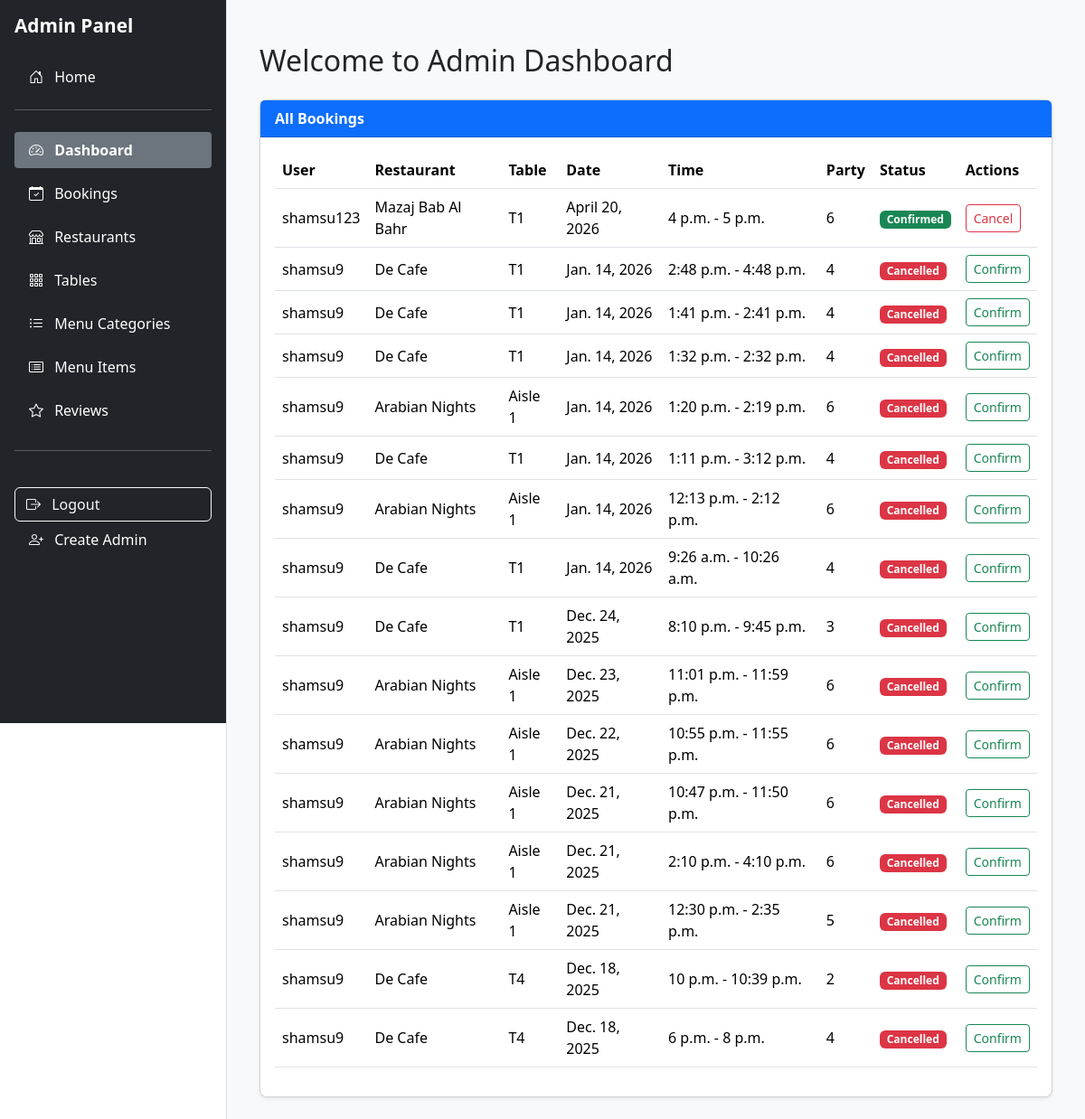
Page /adminpanel/ (signed in) on the committed database.
### bookings/models.py (models this page shows, shortened)
class Booking(models.Model):
    user = models.ForeignKey(settings.AUTH_USER_MODEL, on_delete=models.CASCADE, related_name='bookings')
    restaurant = models.ForeignKey(Restaurant, on_delete=models.CASCADE, related_name='bookings')
    table = models.ForeignKey(Table, on_delete=models.CASCADE, related_name='bookings')
    date = models.DateField()
    start_time = models.TimeField()
    end_time = models.TimeField()
    party_size = models.PositiveIntegerField()
    created_at = models.DateTimeField(auto_now_add=True)
    STATUS_CHOICES = [
        ('confirmed', 'Confirmed'),
        ('cancelled', 'Cancelled'),
    ]
    status = models.CharField(max_length=20, choices=STATUS_CHOICES, default='confirmed')
    class Meta:
        ordering = ['date', 'start_time']
        constraints = [
            models.UniqueConstraint(fields=['table', 'date', 'start_time', 'end_time'], name='unique_booking_slot')
        ]

### restaurants/models.py (models this page shows, shortened)
class Restaurant(models.Model):
    name = models.CharField(max_length=120)
    address = models.CharField(max_length=255)
    city = models.CharField(max_length=80)
    description = models.TextField(blank=True)
    image = models.ImageField(upload_to='restaurants/', blank=True, null=True)
    opening_time = models.TimeField()
    closing_time = models.TimeField()

class Table(models.Model):
    restaurant = models.ForeignKey(Restaurant, on_delete=models.CASCADE, related_name='tables')
    name = models.CharField(max_length=50)  # e.g., T1, Window-2
    capacity = models.PositiveIntegerField()

### adminpanel/views.py (the view)
# urls.py: path('', views.admin_dashboard, name='admin_dashboard'),
@staff_required
def admin_dashboard(request):
    bookings = Booking.objects.all().order_by('-date', '-start_time')
    return render(request, 'adminpanel/admin_dashboard.html', {'bookings': bookings})

### adminpanel/views.py (called while the page is built)
def staff_required(view_func):
    return user_passes_test(lambda u: u.is_staff)(view_func)

### adminpanel/templates/adminpanel/admin_dashboard.html (shortened to what this page needs)
{% extends "adminpanel/admin_base.html" %}
{% block content %}
<div class="container mt-4">
  <h2 class="mb-4">Welcome to Admin Dashboard</h2>
  <div class="card shadow-sm">
    <div class="card-header bg-primary text-white">All Bookings</div>
    <div class="card-body">
      <table class="table table-hover align-middle">
        <thead>
          <tr>
            <th>User</th>
            <th>Restaurant</th>
            <th>Table</th>
            <th>Date</th>
            <th>Time</th>
            <th>Party</th>
            <th>Status</th>
            <th>Actions</th>
          </tr>
        </thead>
        <tbody>
          {% for booking in bookings %}
          <tr>
            <td>{{ booking.user.username }}</td>
            <td>{{ booking.restaurant.name }}</td>
            <td>{{ booking.table.name }}</td>
            <td>{{ booking.date }}</td>
            <td>{{ booking.start_time }} - {{ booking.end_time }}</td>
            <td>{{ booking.party_size }}</td>
            <td>
              {% if booking.status == 'confirmed' %}
                <span class="badge bg-success">Confirmed</span>
              {% else %}
                <span class="badge bg-danger">Cancelled</span>
              {% endif %}
            </td>
            <td>
              {% if booking.status == 'confirmed' %}
                <a href="{% url 'adminpanel:admin_cancel_booking' booking.id %}" class="btn btn-sm btn-outline-danger">Cancel</a>
                {% else %}
                <a href="{% url 'adminpanel:admin_confirm_booking' booking.id %}" class="btn btn-sm btn-outline-success">Confirm</a>
              {% endif %}
            </td>
          </tr>
          {% endfor %}
        </tbody>
      </table>
    </div>
  </div>
</div>
{% endblock %}

### static/css/admin.css (style rules this page uses)
.card { border-radius: 8px; }
.card-header { font-weight: 600; }
.table th { font-weight: 600; }

### rows in the picture
Booking: user.username "shamsu123", restaurant.name "Mazaj Bab Al Bahr", table.name "T1", date "April 20, 2026", start_time "4 p.m.", end_time "5 p.m.", party_size "6", status "Confirmed"
Booking: user.username "shamsu9", restaurant.name "De Cafe", table.name "T1", date "Jan. 14, 2026", start_time "2:48 p.m.", end_time "4:48 p.m.", party_size "4", status "Cancelled"
Booking: user.username "shamsu9", restaurant.name "De Cafe", table.name "T1", date "Jan. 14, 2026", start_time "1:41 p.m.", end_time "2:41 p.m.", party_size "4", status "Cancelled"
Booking: user.username "shamsu9", restaurant.name "De Cafe", table.name "T1", date "Jan. 14, 2026", start_time "1:32 p.m.", end_time "2:32 p.m.", party_size "4", status "Cancelled"
Booking: user.username "shamsu9", restaurant.name "Arabian Nights", table.name "Aisle 1", date "Jan. 14, 2026", start_time "1:20 p.m.", end_time "2:19 p.m.", party_size "6", status "Cancelled"
Booking: user.username "shamsu9", restaurant.name "De Cafe", table.name "T1", date "Jan. 14, 2026", start_time "1:11 p.m.", end_time "3:12 p.m.", party_size "4", status "Cancelled"
Booking: user.username "shamsu9", restaurant.name "Arabian Nights", table.name "Aisle 1", date "Jan. 14, 2026", start_time "12:13 p.m.", end_time "2:12 p.m.", party_size "6", status "Cancelled"
Booking: user.username "shamsu9", restaurant.name "De Cafe", table.name "T1", date "Jan. 14, 2026", start_time "9:26 a.m.", end_time "10:26 a.m.", party_size "4", status "Cancelled"
Booking: user.username "shamsu9", restaurant.name "De Cafe", table.name "T1", date "Dec. 24, 2025", start_time "8:10 p.m.", end_time "9:45 p.m.", party_size "3", status "Cancelled"
Booking: user.username "shamsu9", restaurant.name "Arabian Nights", table.name "Aisle 1", date "Dec. 23, 2025", start_time "11:01 p.m.", end_time "11:59 p.m.", party_size "6", status "Cancelled"
Booking: user.username "shamsu9", restaurant.name "Arabian Nights", table.name "Aisle 1", date "Dec. 22, 2025", start_time "10:55 p.m.", end_time "11:55 p.m.", party_size "6", status "Cancelled"
Booking: user.username "shamsu9", restaurant.name "Arabian Nights", table.name "Aisle 1", date "Dec. 21, 2025", start_time "10:47 p.m.", end_time "11:50 p.m.", party_size "6", status "Cancelled"
Booking: user.username "shamsu9", restaurant.name "Arabian Nights", table.name "Aisle 1", date "Dec. 21, 2025", start_time "2:10 p.m.", end_time "4:10 p.m.", party_size "6", status "Cancelled"
Booking: user.username "shamsu9", restaurant.name "Arabian Nights", table.name "Aisle 1", date "Dec. 21, 2025", start_time "12:30 p.m.", end_time "2:35 p.m.", party_size "5", status "Cancelled"
Booking: user.username "shamsu9", restaurant.name "De Cafe", table.name "T4", date "Dec. 18, 2025", start_time "10 p.m.", end_time "10:39 p.m.", party_size "2", status "Cancelled"
Booking: user.username "shamsu9", restaurant.name "De Cafe", table.name "T4", date "Dec. 18, 2025", start_time "6 p.m.", end_time "8 p.m.", party_size "4", status "Cancelled"
